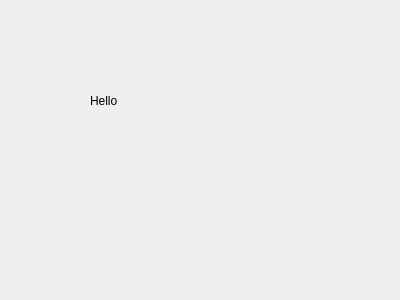
<?xml version="1.0" encoding="UTF-8"?>
<ui version="4.0">
 <class>Dialog</class>
 <widget class="QDialog" name="Dialog">
  <property name="geometry">
   <rect>
    <x>0</x>
    <y>0</y>
    <width>400</width>
    <height>300</height>
   </rect>
  </property>
  <property name="windowTitle">
   <string>Dialog</string>
  </property>
  <widget class="QLabel" name="label">
   <property name="geometry">
    <rect>
     <x>90</x>
     <y>60</y>
     <width>211</width>
     <height>81</height>
    </rect>
   </property>
   <property name="text">
    <string>Hello</string>
   </property>
  </widget>
 </widget>
 <resources/>
 <connections/>
</ui>
